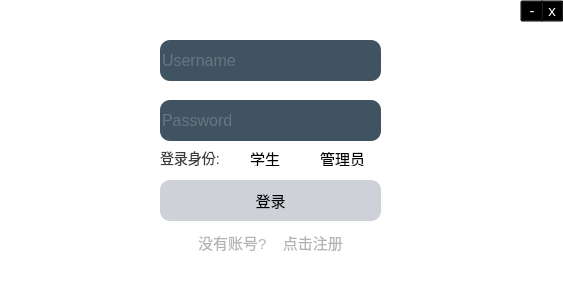
<?xml version="1.0" encoding="UTF-8"?>
<ui version="4.0">
 <class>login</class>
 <widget class="QDialog" name="login">
  <property name="enabled">
   <bool>true</bool>
  </property>
  <property name="geometry">
   <rect>
    <x>0</x>
    <y>0</y>
    <width>563</width>
    <height>303</height>
   </rect>
  </property>
  <property name="maximumSize">
   <size>
    <width>16777215</width>
    <height>16777215</height>
   </size>
  </property>
  <property name="windowTitle">
   <string>登录</string>
  </property>
  <widget class="QFrame" name="frame">
   <property name="enabled">
    <bool>true</bool>
   </property>
   <property name="geometry">
    <rect>
     <x>0</x>
     <y>0</y>
     <width>571</width>
     <height>311</height>
    </rect>
   </property>
   <property name="maximumSize">
    <size>
     <width>16777215</width>
     <height>16777215</height>
    </size>
   </property>
   <property name="styleSheet">
    <string notr="true">*{
background:rgb(255, 255, 255);
font-size:15px;
font-style:MingLiU-ExtB;
}
QFrame{
border:sold 10px rgba(0,0,0);
border-image:url(:/data/th.jpg);

background-position:center;
}
QLineEdit{
color:#8d98a1;
background-color:#405361;
font-size:16px;
border-style:outset;
border-radius:10px;
font-style:MingLiU-ExtB;
}
QPushButton{
background:#ced1d8;
border-style:outset;
border-radius:10px;
font-style:MingLiU-ExtB;
}
QPushButton:pressed{
background-color:rgb(224,0,0);
border-style:inset;
font-style:MingLiU-ExtB;
}
QCheckBox{
background:rgba(85,170,255,0);
color:white;
font-style:MingLiU-ExtB;
}
QLabel{
color:rgb(59, 59, 59);
font-style:MingLiU-ExtB;
font-size:14px;
border-image:url(); 
 background-color:transparent;
}
QRadioButton
{
 background-color:transparent;
border-image:url(); 
}
QToolButton
{
 background-color: rgba(0, 0, 0, 0);
color:rgb(255, 255, 255)
}</string>
   </property>
   <widget class="QLineEdit" name="username">
    <property name="geometry">
     <rect>
      <x>160</x>
      <y>40</y>
      <width>221</width>
      <height>41</height>
     </rect>
    </property>
    <property name="placeholderText">
     <string>Username</string>
    </property>
   </widget>
   <widget class="QLineEdit" name="password">
    <property name="geometry">
     <rect>
      <x>160</x>
      <y>100</y>
      <width>221</width>
      <height>41</height>
     </rect>
    </property>
    <property name="placeholderText">
     <string>Password</string>
    </property>
   </widget>
   <widget class="QPushButton" name="pushButton">
    <property name="geometry">
     <rect>
      <x>160</x>
      <y>180</y>
      <width>221</width>
      <height>41</height>
     </rect>
    </property>
    <property name="baseSize">
     <size>
      <width>4</width>
      <height>0</height>
     </size>
    </property>
    <property name="text">
     <string>登录</string>
    </property>
    <property name="flat">
     <bool>true</bool>
    </property>
   </widget>
   <widget class="QToolButton" name="toolButton">
    <property name="geometry">
     <rect>
      <x>540</x>
      <y>0</y>
      <width>24</width>
      <height>22</height>
     </rect>
    </property>
    <property name="text">
     <string>x</string>
    </property>
    <property name="iconSize">
     <size>
      <width>20</width>
      <height>20</height>
     </size>
    </property>
    <property name="toolButtonStyle">
     <enum>Qt::ToolButtonTextUnderIcon</enum>
    </property>
   </widget>
   <widget class="QToolButton" name="toolButton_2">
    <property name="geometry">
     <rect>
      <x>520</x>
      <y>0</y>
      <width>24</width>
      <height>22</height>
     </rect>
    </property>
    <property name="text">
     <string>-</string>
    </property>
    <property name="iconSize">
     <size>
      <width>20</width>
      <height>20</height>
     </size>
    </property>
    <property name="checkable">
     <bool>false</bool>
    </property>
   </widget>
   <widget class="QLabel" name="label">
    <property name="geometry">
     <rect>
      <x>160</x>
      <y>150</y>
      <width>71</width>
      <height>16</height>
     </rect>
    </property>
    <property name="styleSheet">
     <string notr="true"/>
    </property>
    <property name="text">
     <string>登录身份:</string>
    </property>
   </widget>
   <widget class="QRadioButton" name="radioButton">
    <property name="geometry">
     <rect>
      <x>300</x>
      <y>150</y>
      <width>71</width>
      <height>16</height>
     </rect>
    </property>
    <property name="text">
     <string>管理员</string>
    </property>
   </widget>
   <widget class="QRadioButton" name="radioButton_2">
    <property name="geometry">
     <rect>
      <x>230</x>
      <y>150</y>
      <width>61</width>
      <height>16</height>
     </rect>
    </property>
    <property name="text">
     <string>学生</string>
    </property>
   </widget>
   <widget class="QPushButton" name="pushButton_2">
    <property name="geometry">
     <rect>
      <x>160</x>
      <y>230</y>
      <width>221</width>
      <height>24</height>
     </rect>
    </property>
    <property name="styleSheet">
     <string notr="true">QPushButton{
background-color:transparent;
font-style:MingLiU-ExtB;
color:rgb(180, 180, 180)
}</string>
    </property>
    <property name="text">
     <string>没有账号?    点击注册</string>
    </property>
   </widget>
  </widget>
 </widget>
 <resources/>
 <connections/>
</ui>
